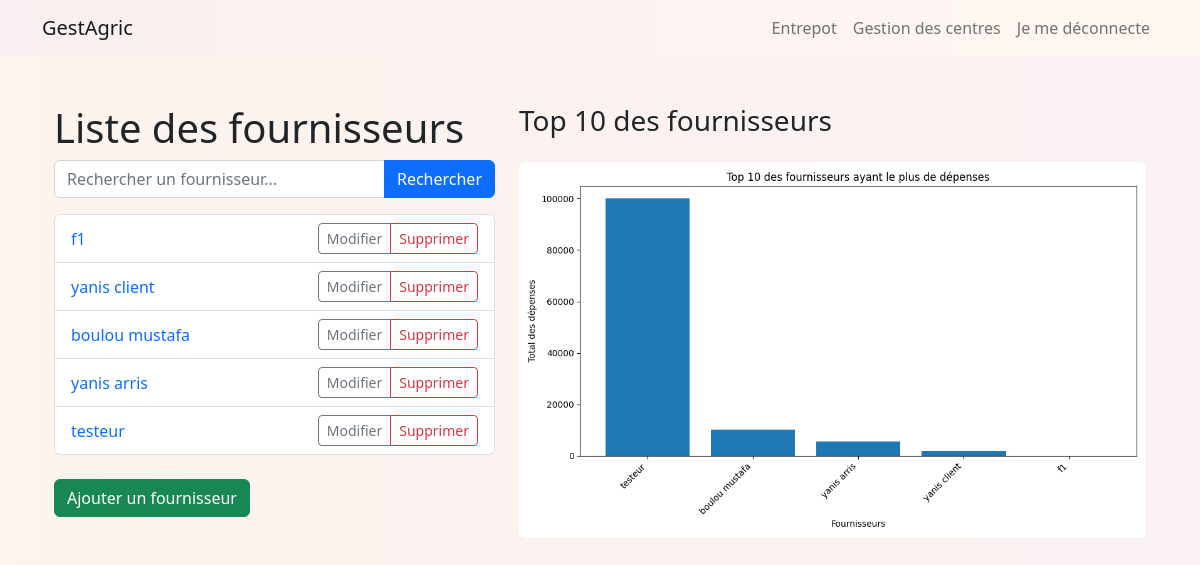
/Entrepot/fournisseurs/, run on the app's committed database.
### entrepot/models.py (models this page shows, shortened)
class Fournisseur(models.Model):
    code = models.CharField(max_length=20)
    nom = models.CharField(max_length=100)
    adresse = models.CharField(max_length=200)
    telephone = models.CharField(max_length=15)
    solde = models.DecimalField(max_digits=10, decimal_places=2, default=0)
    prix_total_depense_chez_fournisseur = models.DecimalField(max_digits=10, decimal_places=2, default=0)  # Ajout de l'attribut nombre_achat pour les fournisseurs

### entrepot/views.py (the view)
# urls.py: path('fournisseurs/', views.fournisseur_list, name='fournisseur_list'),
def fournisseur_list(request):
    query = request.GET.get('q')
    fournisseurs = Fournisseur.objects.all()
    if query:
        fournisseurs = fournisseurs.filter(nom__icontains=query)
    fournisseurs_top_depense = fournisseurs.order_by('-prix_total_depense_chez_fournisseur')[:10]
    noms_fournisseurs = [fournisseur.nom for fournisseur in fournisseurs_top_depense]
    depenses = [fournisseur.prix_total_depense_chez_fournisseur for fournisseur in fournisseurs_top_depense]
    plt.figure(figsize=(10, 6))
    plt.bar(noms_fournisseurs, depenses)
    plt.xlabel('Fournisseurs')
    plt.ylabel('Total des dépenses')
    plt.title('Top 10 des fournisseurs ayant le plus de dépenses')
    plt.xticks(rotation=45, ha='right')
    plt.tight_layout()
    graphique_filename = 'top10_fournisseurs_depense.png'
    graphique_path = f'entrepot/static/media/{graphique_filename}'
    plt.savefig(graphique_path)
    graphique_url = f'/static/media/{graphique_filename}'
    return render(request, 'Fournisseur/fournisseur_list.html', {
        'fournisseurs': fournisseurs,
        'graphique_url': graphique_url,  # Envoyer l'URL du graphique au template
    })

### entrepot/templates/Fournisseur/fournisseur_list.html
{% extends 'base.html' %}
{% block content %}
{%load static%}
<link rel="stylesheet" href="{% static 'css/css.css' %}">
<div class="container py-4">
    <div class="row">
        <div class="col-lg-5">
            <div class="mb-4">
                <h1>Liste des fournisseurs</h1>
                <form method="GET">
                    <div class="input-group mb-3">
                        <input type="text" class="form-control" name="q" placeholder="Rechercher un fournisseur...">
                        <button type="submit" class="btn btn-primary">Rechercher</button>
                    </div>
                </form>
                <ul class="list-group">
                    {% for fournisseur in fournisseurs %}
                        <li class="list-group-item d-flex justify-content-between align-items-center">
                            <div>
                                <a href="{% url 'fournisseur_detail' fournisseur.pk %}" class="text-decoration-none">{{ fournisseur.nom }}</a>
                            </div>
                            <div class="btn-group" role="group">
                                <a href="{% url 'fournisseur_edit' fournisseur.pk %}" class="btn btn-sm btn-outline-secondary">Modifier</a>
                                <a href="{% url 'fournisseur_delete' fournisseur.pk %}" class="btn btn-sm btn-outline-danger">Supprimer</a>
                            </div>
                        </li>
                    {% endfor %}
                </ul>
                <a href="{% url 'fournisseur_new' %}" class="btn btn-success mt-4">Ajouter un fournisseur</a>
            </div>
        </div>
        <div class="col-lg-7">
            <h3 class="mb-4">Top 10 des fournisseurs</h3>
            <img src="{{ graphique_url }}" class="img-fluid rounded" alt="Top 10 des fournisseurs" style="width: 100%; height: auto; max-height: 400px;">
        </div>
    </div>
</div>
{% endblock %}

### entrepot/static/css/css.css (style rules this page uses)
body { margin: 0; padding: 0; background: linear-gradient(to right, #fdf4ee, #faf1f3); }

### data on the page
Fournisseur: nom "f1"
Fournisseur: nom "yanis client"
Fournisseur: nom "boulou mustafa"
Fournisseur: nom "yanis arris"
Fournisseur: nom "testeur"
